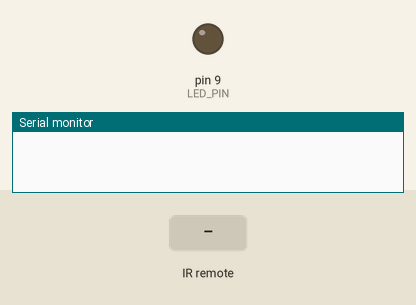
A sketch run on a simulated Arduino Uno, built with avr-gcc and run on an emulated ATmega328P. Parts: output pins drawn as LEDs (lit = HIGH), the last lines printed to the serial monitor. The inputs (shaded band) are chosen by the test bench.

Above: at 1.2 s.
1.3 s: infrared code 0xFF02FD received
At 2.4 s:
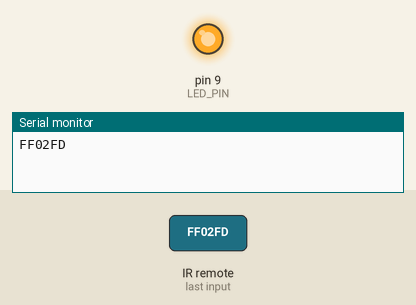
Timing chart, 0 to 4.3 s (numbered marks = the images above; inputs shaded):
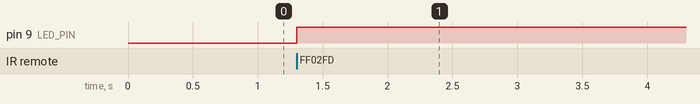

Measured:
- after the input at 1.3 s, pin 9 (LED_PIN): LOW → HIGH at once

The sketch:

KE0166_6.2.ino
```cpp
/*
  keyes smart turtle robot
  lesson 6.2
  IRremote
  http://www.keyes-robot.com
*/
#include <IRremote.h>
int RECV_PIN = A1;//定义红外接收器的引脚为A1
int LED_PIN = 9; //定义发光LED引脚数字9
int a = 0;
IRrecv irrecv(RECV_PIN);
decode_results results;
void setup()
{
  Serial.begin(9600);
  irrecv.enableIRIn(); // 初始化红外接收器
  pinMode(LED_PIN, OUTPUT); //设置发光LED引脚数字4
}
void loop() {
  if (irrecv.decode(&results)) {
    Serial.println(results.value, HEX);
    if (results.value == 0xFF02FD & a == 0) //由上面的键值码，我们用的遥控器上的OK键，如果按下OK键
    {
      digitalWrite(LED_PIN, HIGH); //LED点亮
      a = 1;
    }
    else if (results.value == 0xFF02FD & a == 1) //再按一下
    {
      digitalWrite(LED_PIN, LOW); //LED熄灭
      a = 0;
    }
    irrecv.resume(); // 接收下一个值
  }
}
```
